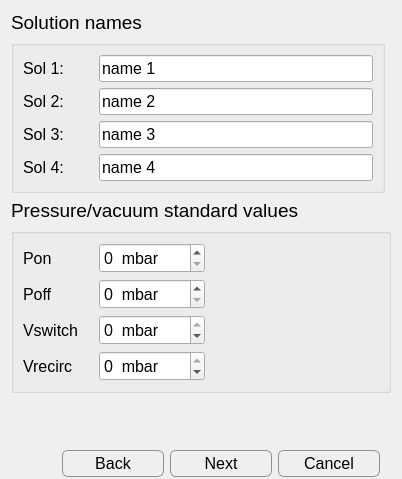
         <widget class="QWidget" name="page_3">
          <layout class="QGridLayout" name="gridLayout_17">
           <property name="bottomMargin">
            <number>0</number>
           </property>
           <item row="1" column="0">
            <widget class="QGroupBox" name="groupBox_10">
             <property name="font">
              <font>
               <pointsize>-1</pointsize>
              </font>
             </property>
             <property name="styleSheet">
              <string notr="true">font-size: 16px;</string>
             </property>
             <property name="title">
              <string/>
             </property>
             <layout class="QGridLayout" name="gridLayout_5">
              <item row="0" column="0" colspan="2">
               <widget class="QLabel" name="label_25">
                <property name="minimumSize">
                 <size>
                  <width>70</width>
                  <height>0</height>
                 </size>
                </property>
                <property name="font">
                 <font>
                  <pointsize>-1</pointsize>
                 </font>
                </property>
                <property name="text">
                 <string>Sol 1:</string>
                </property>
               </widget>
              </item>
              <item row="1" column="2">
               <widget class="QLineEdit" name="lineEdit_solName2">
                <property name="font">
                 <font>
                  <pointsize>-1</pointsize>
                 </font>
                </property>
                <property name="text">
                 <string>name 2</string>
                </property>
               </widget>
              </item>
              <item row="2" column="0" colspan="2">
               <widget class="QLabel" name="label_26">
                <property name="font">
                 <font>
                  <pointsize>-1</pointsize>
                 </font>
                </property>
                <property name="text">
                 <string>Sol 3:</string>
                </property>
               </widget>
              </item>
              <item row="1" column="0" colspan="2">
               <widget class="QLabel" name="label_27">
                <property name="font">
                 <font>
                  <pointsize>-1</pointsize>
                 </font>
                </property>
                <property name="text">
                 <string>Sol 2:</string>
                </property>
               </widget>
              </item>
              <item row="0" column="2">
               <widget class="QLineEdit" name="lineEdit_solName1">
                <property name="font">
                 <font>
                  <pointsize>-1</pointsize>
                 </font>
                </property>
                <property name="text">
                 <string>name 1</string>
                </property>
               </widget>
              </item>
              <item row="3" column="0" colspan="2">
               <widget class="QLabel" name="label_28">
                <property name="font">
                 <font>
                  <pointsize>-1</pointsize>
                 </font>
                </property>
                <property name="text">
                 <string>Sol 4:</string>
                </property>
               </widget>
              </item>
              <item row="3" column="2">
               <widget class="QLineEdit" name="lineEdit_solName4">
                <property name="font">
                 <font>
                  <pointsize>-1</pointsize>
                 </font>
                </property>
                <property name="text">
                 <string>name 4</string>
                </property>
               </widget>
              </item>
              <item row="2" column="2">
               <widget class="QLineEdit" name="lineEdit_solName3">
                <property name="font">
                 <font>
                  <pointsize>-1</pointsize>
                 </font>
                </property>
                <property name="text">
                 <string>name 3</string>
                </property>
               </widget>
              </item>
             </layout>
            </widget>
           </item>
           <item row="3" column="0" rowspan="2" colspan="2">
            <widget class="QGroupBox" name="groupBox_11">
             <property name="font">
              <font>
               <pointsize>-1</pointsize>
              </font>
             </property>
             <property name="styleSheet">
              <string notr="true">font-size: 16px;</string>
             </property>
             <property name="title">
              <string/>
             </property>
             <layout class="QGridLayout" name="gridLayout_18">
              <item row="3" column="1">
               <widget class="QSpinBox" name="spinBox_v_s_def">
                <property name="minimumSize">
                 <size>
                  <width>0</width>
                  <height>30</height>
                 </size>
                </property>
                <property name="font">
                 <font>
                  <pointsize>-1</pointsize>
                 </font>
                </property>
                <property name="suffix">
                 <string>  mbar</string>
                </property>
                <property name="minimum">
                 <number>-300</number>
                </property>
                <property name="maximum">
                 <number>0</number>
                </property>
               </widget>
              </item>
              <item row="3" column="0">
               <widget class="QLabel" name="label_32">
                <property name="font">
                 <font>
                  <pointsize>-1</pointsize>
                 </font>
                </property>
                <property name="text">
                 <string>Vrecirc</string>
                </property>
               </widget>
              </item>
              <item row="2" column="0">
               <widget class="QLabel" name="label_31">
                <property name="font">
                 <font>
                  <pointsize>-1</pointsize>
                 </font>
                </property>
                <property name="text">
                 <string>Vswitch</string>
                </property>
               </widget>
              </item>
              <item row="1" column="0">
               <widget class="QLabel" name="label_30">
                <property name="font">
                 <font>
                  <pointsize>-1</pointsize>
                 </font>
                </property>
                <property name="text">
                 <string>Poff</string>
                </property>
               </widget>
              </item>
              <item row="0" column="0">
               <widget class="QLabel" name="label_29">
                <property name="minimumSize">
                 <size>
                  <width>70</width>
                  <height>0</height>
                 </size>
                </property>
                <property name="font">
                 <font>
                  <pointsize>-1</pointsize>
                 </font>
                </property>
                <property name="text">
                 <string>Pon</string>
                </property>
               </widget>
              </item>
              <item row="1" column="1">
               <widget class="QSpinBox" name="spinBox_poff_def">
                <property name="minimumSize">
                 <size>
                  <width>0</width>
                  <height>30</height>
                 </size>
                </property>
                <property name="font">
                 <font>
                  <pointsize>-1</pointsize>
                 </font>
                </property>
                <property name="suffix">
                 <string>  mbar</string>
                </property>
                <property name="maximum">
                 <number>450</number>
                </property>
               </widget>
              </item>
              <item row="0" column="1">
               <widget class="QSpinBox" name="spinBox_pon_def">
                <property name="minimumSize">
                 <size>
                  <width>100</width>
                  <height>30</height>
                 </size>
                </property>
                <property name="font">
                 <font>
                  <pointsize>-1</pointsize>
                 </font>
                </property>
                <property name="styleSheet">
                 <string notr="true"/>
                </property>
                <property name="suffix">
                 <string>  mbar</string>
                </property>
                <property name="maximum">
                 <number>450</number>
                </property>
               </widget>
              </item>
              <item row="2" column="1">
               <widget class="QSpinBox" name="spinBox_v_r_def">
                <property name="minimumSize">
                 <size>
                  <width>0</width>
                  <height>30</height>
                 </size>
                </property>
                <property name="font">
                 <font>
                  <pointsize>-1</pointsize>
                 </font>
                </property>
                <property name="suffix">
                 <string>  mbar</string>
                </property>
                <property name="minimum">
                 <number>-300</number>
                </property>
                <property name="maximum">
                 <number>0</number>
                </property>
               </widget>
              </item>
              <item row="0" column="2">
               <spacer name="horizontalSpacer_10">
                <property name="orientation">
                 <enum>Qt::Horizontal</enum>
                </property>
                <property name="sizeHint" stdset="0">
                 <size>
                  <width>40</width>
                  <height>20</height>
                 </size>
                </property>
               </spacer>
              </item>
             </layout>
            </widget>
           </item>
           <item row="2" column="0" colspan="2">
            <widget class="QLabel" name="label_9">
             <property name="font">
              <font>
               <pointsize>14</pointsize>
              </font>
             </property>
             <property name="text">
              <string>Pressure/vacuum standard values</string>
             </property>
            </widget>
           </item>
           <item row="0" column="0">
            <widget class="QLabel" name="label_6">
             <property name="font">
              <font>
               <pointsize>14</pointsize>
              </font>
             </property>
             <property name="text">
              <string>Solution names</string>
             </property>
            </widget>
           </item>
           <item row="5" column="0">
            <spacer name="verticalSpacer_7">
             <property name="orientation">
              <enum>Qt::Vertical</enum>
             </property>
             <property name="sizeHint" stdset="0">
              <size>
               <width>20</width>
               <height>40</height>
              </size>
             </property>
            </spacer>
           </item>
           <item row="6" column="0" colspan="2">
            <widget class="QGroupBox" name="groupBox_3">
             <property name="maximumSize">
              <size>
               <width>16777215</width>
               <height>45</height>
              </size>
             </property>
             <property name="styleSheet">
              <string notr="true">QGroupBox {
    border: 2px solid transparent;
}

 QPushButton {
     border: 1px solid #8f8f91;
     border-radius: 6px;
     width: 100px;
     height: 25px;
     font-size: 16px;
     background-color: qlineargradient(x1: 0, y1: 0, x2: 0, y2: 1,
                                       stop: 0 #f6f7fa, stop: 1 #dadbde);

 }

 QPushButton:focus:pressed {
     background-color: qlineargradient(x1: 0, y1: 0, x2: 0, y2: 1,
                                       stop: 0 #F0FFF0, stop: 1 #f6f7fa);
 }

 QPushButton:hover {
     background-color: qlineargradient(x1: 0, y1: 0, x2: 0, y2: 1,
                                       stop: 0 #f6f7fa, stop: 1 #F0FFF0);
 }

QPushButton:disabled{ background-color: #CCCCCC; }

 QPushButton:flat {
     border: none; /* no border for a flat push button */
 }

 QPushButton:default {
     border-color: navy; /* make the default button prominent */
 }</string>
             </property>
             <property name="title">
              <string/>
             </property>
             <layout class="QGridLayout" name="gridLayout_9">
              <property name="bottomMargin">
               <number>0</number>
              </property>
              <item row="0" column="2">
               <widget class="QPushButton" name="pushButton_next3">
                <property name="text">
                 <string>Next</string>
                </property>
               </widget>
              </item>
              <item row="0" column="3">
               <widget class="QPushButton" name="pushButton_cancel3">
                <property name="text">
                 <string>Cancel</string>
                </property>
               </widget>
              </item>
              <item row="0" column="1">
               <widget class="QPushButton" name="pushButton_back3">
                <property name="text">
                 <string>Back</string>
                </property>
               </widget>
              </item>
              <item row="0" column="0">
               <spacer name="horizontalSpacer_3">
                <property name="orientation">
                 <enum>Qt::Horizontal</enum>
                </property>
                <property name="sizeHint" stdset="0">
                 <size>
                  <width>40</width>
                  <height>20</height>
                 </size>
                </property>
               </spacer>
              </item>
             </layout>
            </widget>
           </item>
          </layout>
         </widget>
